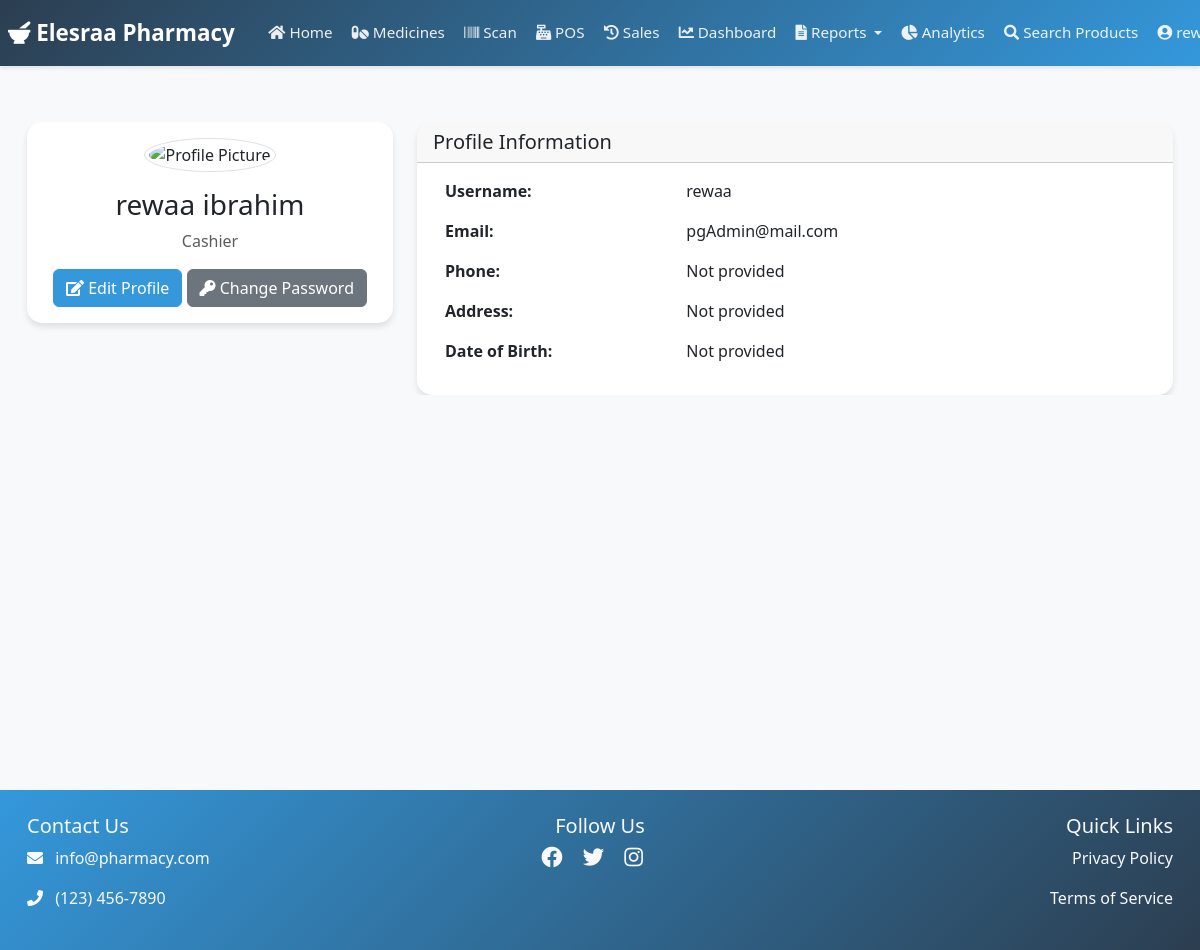
Screenshot of /profile/ (signed in) with the database file from the repository.
### pharmacy/models.py (models this page shows, shortened)
class UserProfile(models.Model):
    ROLE_CHOICES = [
        ('ADMIN', 'Administrator'),
        ('PHARMACIST', 'Pharmacist'),
        ('CASHIER', 'Cashier'),
        ('STOCK_MANAGER', 'Stock Manager'),
    ]
    user = models.OneToOneField(User, on_delete=models.CASCADE)
    role = models.CharField(max_length=20, choices=ROLE_CHOICES)
    phone = models.CharField(max_length=20, blank=True)
    address = models.TextField(blank=True)
    profile_pic = models.ImageField(upload_to='profile_pics/', blank=True, null=True)
    bio = models.TextField(blank=True)
    date_of_birth = models.DateField(null=True, blank=True)
    def get_profile_pic_url(self):
        if self.profile_pic:
            return self.profile_pic.url
        return '/static/pharmacy/images/default_profile.png'

### pharmacy/views.py (the view)
# urls.py: path('profile/', views.profile_view, name='profile_view'),
@login_required
def profile_view(request):
    return render(request, 'pharmacy/profile/view.html', {
        'profile': request.user.userprofile
    })

### pharmacy/templates/pharmacy/profile/view.html (shortened to what this page needs)
{% extends 'pharmacy/base.html' %}
{% block content %}
<div class="container mt-4">
    <div class="row">
        <div class="col-md-4">
            <div class="card">
                <div class="card-body text-center">
                    <img src="{{ profile.get_profile_pic_url }}"
                         alt="Profile Picture"
                         class="rounded-circle img-thumbnail mb-3"
                         style="width: 150px; height: 150px; object-fit: cover;">
                    <h3>{{ profile.user.get_full_name }}</h3>
                    <p class="text-muted">{{ profile.get_role_display }}</p>
                    <div class="mt-3">
                        <a href="{% url 'pharmacy:profile_edit' %}" class="btn btn-primary">
                            <i class="fas fa-edit"></i> Edit Profile
                        </a>
                        <a href="{% url 'pharmacy:change_password' %}" class="btn btn-secondary">
                            <i class="fas fa-key"></i> Change Password
                        </a>
                    </div>
                </div>
            </div>
        </div>
        <div class="col-md-8">
            <div class="card">
                <div class="card-header">
                    <h5 class="mb-0">Profile Information</h5>
                </div>
                <div class="card-body">
                    <div class="row mb-3">
                        <div class="col-md-4"><strong>Username:</strong></div>
                        <div class="col-md-8">{{ profile.user.username }}</div>
                    </div>
                    <div class="row mb-3">
                        <div class="col-md-4"><strong>Email:</strong></div>
                        <div class="col-md-8">{{ profile.user.email }}</div>
                    </div>
                    <div class="row mb-3">
                        <div class="col-md-4"><strong>Phone:</strong></div>
                        <div class="col-md-8">{{ profile.phone|default:"Not provided" }}</div>
                    </div>
                    <div class="row mb-3">
                        <div class="col-md-4"><strong>Address:</strong></div>
                        <div class="col-md-8">{{ profile.address|default:"Not provided" }}</div>
                    </div>
                    <div class="row mb-3">
                        <div class="col-md-4"><strong>Date of Birth:</strong></div>
                        <div class="col-md-8">
                            {{ profile.date_of_birth|date:"F d, Y"|default:"Not provided" }}
                        </div>
                    </div>
                </div>
            </div>
        </div>
    </div>
</div>
{% endblock %}

### pharmacy/templates/pharmacy/base.html (shortened to what this page needs)
{% load static %}
<!DOCTYPE html>
<html lang="en">
<head>
    <link href="https://cdn.jsdelivr.net/npm/bootstrap@5.3.2/dist/css/bootstrap.min.css" rel="stylesheet">
    <link href="https://cdnjs.cloudflare.com/ajax/libs/font-awesome/6.0.0/css/all.min.css" rel="stylesheet">
    <link href="{% static 'pharmacy/css/style.css' %}" rel="stylesheet">
    <link rel="stylesheet" href="https://cdnjs.cloudflare.com/ajax/libs/font-awesome/5.15.4/css/all.min.css">
    <link href="https://cdn.jsdelivr.net/npm/select2@4.1.0-rc.0/dist/css/select2.min.css" rel="stylesheet" />
</head>
<body>
    <nav class="navbar navbar-expand-lg sticky-top">
        <div class="container">
            <a class="navbar-brand" href="{% url 'pharmacy:home' %}">
                <i class="fas fa-mortar-pestle"></i>
                Elesraa Pharmacy
            </a>
            <div class="collapse navbar-collapse" id="navbarNav">
                <ul class="navbar-nav me-auto">
                    <li class="nav-item">
                        <a class="nav-link {% if request.resolver_match.url_name == 'home' %}active{% endif %}"
                           href="{% url 'pharmacy:home' %}">
                            <i class="fas fa-home"></i> Home
                        </a>
                    </li>
                    <li class="nav-item">
                        <a class="nav-link {% if request.resolver_match.url_name == 'medicine_list' %}active{% endif %}"
                           href="{% url 'pharmacy:medicine_list' %}">
                            <i class="fas fa-pills"></i> Medicines
                        </a>
                    </li>
                    <li class="nav-item">
                        <a class="nav-link {% if request.resolver_match.url_name == 'stock_scan' %}active{% endif %}"
                           href="{% url 'pharmacy:stock_scan' %}">
                            <i class="fas fa-barcode"></i> Scan
                        </a>
                    </li>
                    {% if user.is_authenticated %}
                        {% with user_role=user.userprofile.role %}
                            {% if user_role == 'ADMIN' or user_role == 'CASHIER' %}
                                <li class="nav-item">
                                    <a class="nav-link {% if request.resolver_match.url_name == 'pos' %}active{% endif %}"
                                       href="{% url 'pharmacy:pos' %}">
                                        <i class="fas fa-cash-register"></i> POS
                                    </a>
                                </li>
                            {% endif %}
                        {% endwith %}
                    {% endif %}
                    <li class="nav-item">
                        <a class="nav-link {% if request.resolver_match.url_name == 'sales_history' %}active{% endif %}"
                           href="{% url 'pharmacy:sales_history' %}">
                            <i class="fas fa-history"></i> Sales
                        </a>
                    </li>
                    <li class="nav-item">
                        <a class="nav-link {% if request.resolver_match.url_name == 'dashboard' %}active{% endif %}"
                           href="{% url 'pharmacy:dashboard' %}">
                            <i class="fas fa-chart-line"></i> Dashboard
                        </a>
                    </li>
                    <li class="nav-item dropdown">
                        <button class="nav-link dropdown-toggle btn btn-link" type="button" id="reportsDropdown"
                                data-bs-toggle="dropdown" aria-expanded="false">
                            <i class="fas fa-file-alt"></i> Reports
                        </button>
                    </li>
                    <li class="nav-item">
                        <a class="nav-link {% if request.resolver_match.url_name == 'customer_analytics' %}active{% endif %}"
                           href="{% url 'pharmacy:customer_analytics' %}">
                            <i class="fas fa-chart-pie"></i> Analytics
                        </a>
                    </li>
                    <li class="nav-item">
                        <a class="nav-link" href="{% url 'pharmacy:product_search' %}">
                            <i class="fas fa-search"></i> Search Products
                        </a>
                    </li>
                </ul>
                <ul class="navbar-nav ms-auto">
                    {% if user.is_authenticated %}
                    <li class="nav-item dropdown">
                        <button class="nav-link dropdown-toggle btn btn-link" type="button" id="userDropdown"
                                data-bs-toggle="dropdown" aria-expanded="false">
                            {% if user.userprofile.profile_pic %}
                                <img src="{{ user.userprofile.profile_pic.url }}"
                                     alt="Profile"
                                     class="rounded-circle"
                                     style="width: 32px; height: 32px; object-fit: cover;">
                            {% else %}
                                <i class="fas fa-user-circle"></i>
                            {% endif %}
                            {{ user.username }}
                        </button>
                    </li>
                    {% endif %}
                </ul>
            </div>
        </div>
    </nav>
    <div class="main-container">
        {% block content %}
        {% endblock %}
    </div>
    <footer class="bg-dark text-light py-4">
        <div class="container">
            <div class="row">
                <div class="col-md-4">
                    <h5>Contact Us</h5>
                    <p><i class="fas fa-envelope me-2"></i> info@pharmacy.com</p>
                    <p><i class="fas fa-phone me-2"></i> (123) 456-7890</p>
                </div>
                <div class="col-md-4 text-center">
                    <h5>Follow Us</h5>
                    <div class="social-links">
                        <a href="#" class="text-light me-3"><i class="fab fa-facebook fa-lg"></i></a>
                        <a href="#" class="text-light me-3"><i class="fab fa-twitter fa-lg"></i></a>
                        <a href="#" class="text-light me-3"><i class="fab fa-instagram fa-lg"></i></a>
                    </div>
                </div>
                <div class="col-md-4 text-end">
                    <h5>Quick Links</h5>
                    <p><a href="#" class="text-light text-decoration-none">Privacy Policy</a></p>
                    <p><a href="#" class="text-light text-decoration-none">Terms of Service</a></p>
                </div>
            </div>
        </div>
    </footer>
</body>
</html>

### pharmacy/static/pharmacy/css/style.css (style rules this page uses)
:root { --primary-color: #2c3e50; --secondary-color: #3498db; }
html, body { overflow-x: hidden; width: 100%; margin: 0; padding: 0; font-family: 'Segoe UI', Tahoma, Geneva, Verdana, sans-serif; background-color: #f8f9fa; }
body { font-family: 'Segoe UI', Tahoma, Geneva, Verdana, sans-serif; background-color: #f8f9fa; }
.navbar { background: linear-gradient(135deg, #2c3e50, #3498db); padding: 0.5rem 0; box-shadow: 0 2px 4px rgba(0,0,0,0.1); width: 100%; overflow: visible !important; }
.navbar > .container { padding-left: 0; margin-left: 0; overflow: visible !important; }
.navbar-brand { color: white !important; font-size: 1.4rem; font-weight: bold; padding: 0.5rem 1rem; white-space: nowrap; padding-left: 0.5rem; }
.navbar-nav { margin-left: -0.5rem; }
.nav-link { color: rgba(255,255,255,0.9) !important; transition: all 0.3s ease; padding: 0.5rem 0.6rem !important; font-size: 0.95rem; white-space: nowrap; }
.main-container { min-height: calc(100vh - 76px); padding: 2rem 0; }
.card { border: none; border-radius: 15px; box-shadow: 0 4px 6px rgba(0,0,0,0.1); transition: transform 0.3s ease; background-color: white; max-width: 100%; overflow: hidden; }
.btn-primary { background-color: var(--secondary-color); border-color: var(--secondary-color); }
footer { background: linear-gradient(135deg, var(--secondary-color), var(--primary-color)); color: white !important; }
footer a { color: white !important; transition: opacity 0.3s ease; }
.card { animation: fadeIn 0.5s ease-out; }
.social-links a { transition: transform 0.3s ease; display: inline-block; }
.container, .container-fluid { max-width: 100%; padding-right: 15px; padding-left: 15px; overflow-x: hidden; }
.row { margin-right: 0; margin-left: 0; }
.navbar .dropdown { position: static !important; }

### rows the page displays
UserProfile: user.get_full_name "rewaa ibrahim", role "Cashier", user.username "rewaa", user.email "pgAdmin@mail.com", phone "Not provided", address "Not provided", date_of_birth "Not provided"
